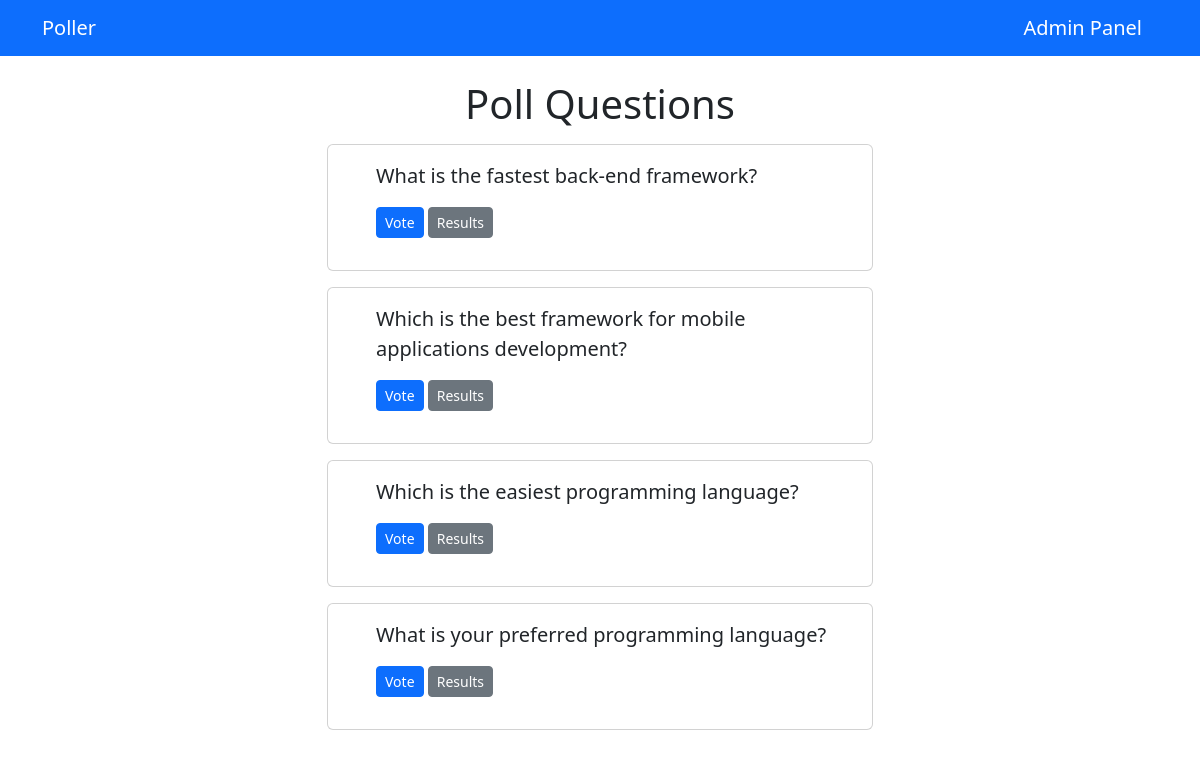
Screenshot of /polls/ with the database file from the repository.
### polls/models.py (models this page shows, shortened)
class Question(models.Model):
    q_text = models.CharField(max_length=200)
    published = models.DateTimeField('date published')

### polls/views.py (the view)
# urls.py: path('', views.index, name='index'),
def index(request):
    latest_ques = Question.objects.order_by('-published')[:5]
    context = {'latest_ques': latest_ques}
    return render(request, 'polls/index.html', context)

### templates/polls/index.html
{% extends 'base.html' %}
{% block content %}
  <h1 class="text-center mb-3">Poll Questions</h1>
  {% if latest_ques %}
    {% for question in latest_ques %}
      <div class="card mb-3">
        <ul>
        <div class="card-body">
          <p class="lead">{{ question.q_text }}</p>
          <a href="{% url 'polls:detail' question.id %}" class="btn btn-primary btn-sm">Vote</a>
          <a href="{% url 'polls:results' question.id %}" class="btn btn-secondary btn-sm">Results</a>
        </div>
        </ul>
      </div>
    {% endfor %}
  {% else %}
    <p>No Polls available</p>
  {% endif %}
{% endblock %}

### rows the page displays
Question: q_text "What is the fastest back-end framework?"
Question: q_text "Which is the best framework for mobile applications development?"
Question: q_text "Which is the easiest programming language?"
Question: q_text "What is your preferred programming language?"
